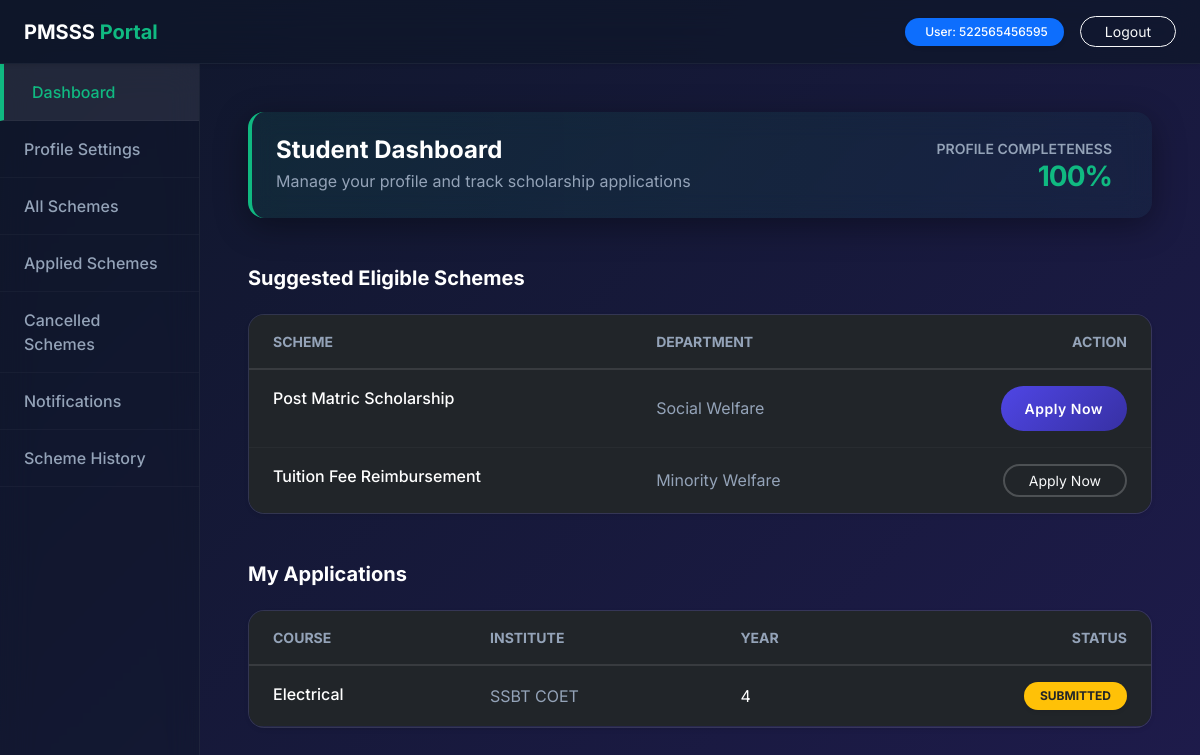
/student/home/ (signed in), run on an earlier commit of the app's database.
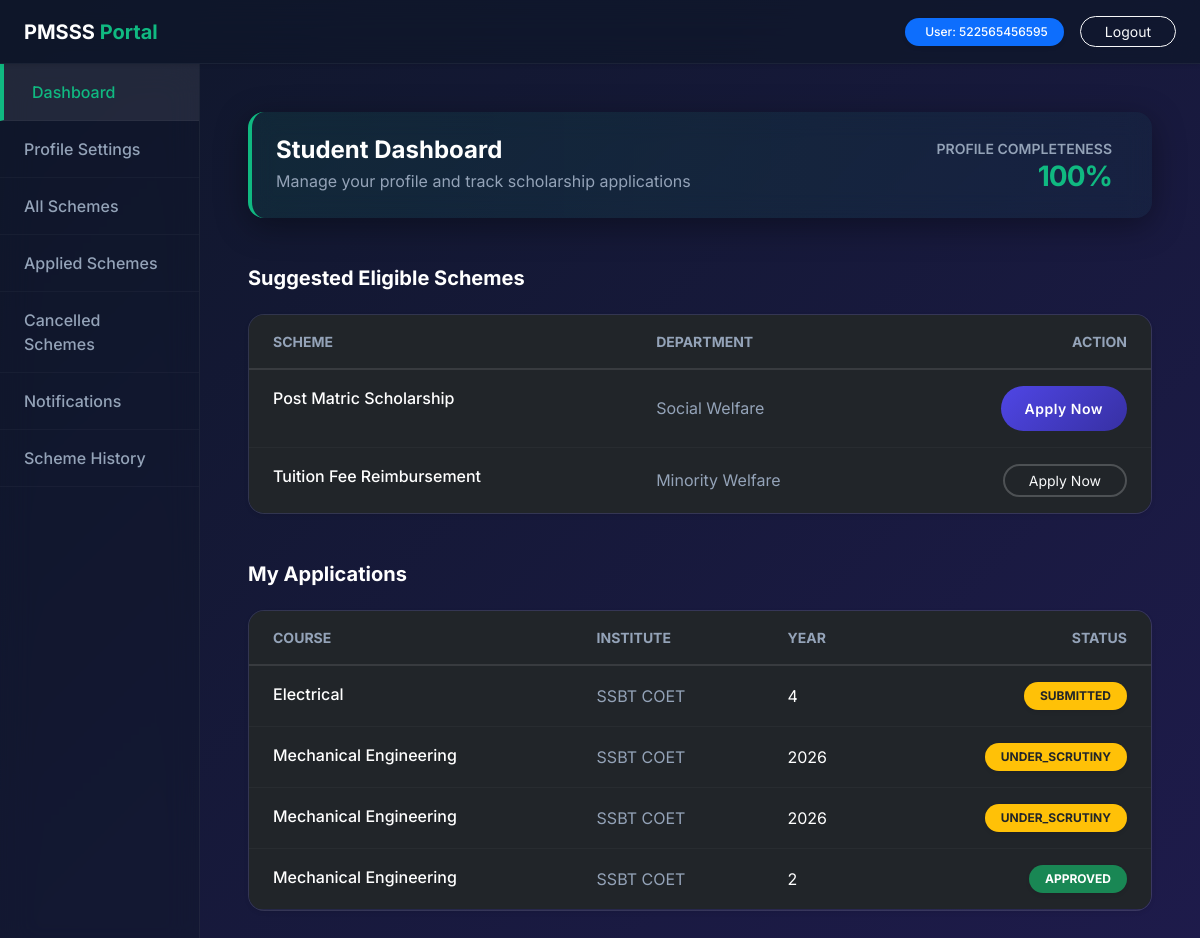
And on a later commit of the database.
### applications/models.py (models this page shows)
class ScholarshipApplication(models.Model):
    STATUS_CHOICES = (
        ("DRAFT", "Draft"),
        ("SUBMITTED", "Submitted"),
        ("UNDER_SCRUTINY", "Under Scrutiny"),
        ("APPROVED", "Approved"),
        ("REJECTED", "Rejected"),
        ("CANCELLED", "Cancelled"),
        ("GIVEUP", "Give Up"),
    )
    id = models.UUIDField(primary_key=True, default=uuid.uuid4, editable=False)
    student = models.ForeignKey(User, on_delete=models.CASCADE)
    course = models.CharField(max_length=100)
    institute_name = models.CharField(max_length=200)
    year = models.IntegerField()
    status = models.CharField(max_length=30, choices=STATUS_CHOICES, default="DRAFT")
    created_at = models.DateTimeField(auto_now_add=True)

### accounts/views.py (the view)
# urls.py: path("student/home/", views.student_home, name="student_home"),
@login_required
def student_home(request):
    return render(request, "student_home.html")

### templates/student_home.html (shortened to what the changed rows need)
{% extends "layout/base.html" %}
{% block content %}
<div class="row mb-5">
    <div class="col-12">
        <div class="glass-card p-0 overflow-hidden shadow-sm">
            <div class="table-responsive">
                <table class="table table-dark table-borderless table-hover mb-0" style="background: transparent;">
                    <thead style="background: rgba(255,255,255,0.03); border-bottom: 2px solid rgba(255,255,255,0.1);">
                        <tr><th class="py-3 px-4 text-uppercase small text-muted-modern fw-bold tracking-wide">Scheme</th><th class="py-3 px-4 text-uppercase small text-muted-modern fw-bold tracking-wide">Department</th><th class="py-3 px-4 text-end text-uppercase small text-muted-modern fw-bold tracking-wide">Action</th></tr>
                    </thead>
                </table>
            </div>
        </div>
    </div>
</div>
<div class="row">
    <div class="col-12">
        <div class="glass-card p-0 overflow-hidden shadow-sm">
            <div class="table-responsive">
                <table class="table table-dark table-borderless table-hover mb-0" style="background: transparent;">
                    <thead style="background: rgba(255,255,255,0.03); border-bottom: 2px solid rgba(255,255,255,0.1);">
                        <tr><th class="py-3 px-4 text-uppercase small text-muted-modern fw-bold">Course</th><th class="py-3 px-4 text-uppercase small text-muted-modern fw-bold">Institute</th><th class="py-3 px-4 text-uppercase small text-muted-modern fw-bold">Year</th><th class="py-3 px-4 text-end text-uppercase small text-muted-modern fw-bold">Status</th></tr>
                    </thead>
                    <tbody>
                        {% for a in request.user.scholarshipapplication_set.all %}
                        <tr style="border-bottom: 1px solid rgba(255,255,255,0.03);">
                            <td class="py-3 px-4 fw-medium text-white">{{a.course}}</td>
                            <td class="py-3 px-4 text-muted-modern align-middle">{{a.institute_name}}</td>
                            <td class="py-3 px-4 align-middle">{{a.year}}</td>
                            <td class="py-3 px-4 text-end align-middle">
                                <span class="badge {% if a.status == 'APPROVED' %}bg-success{% elif a.status == 'CANCELLED' %}bg-danger{% else %}bg-warning text-dark{% endif %} px-3 py-2 rounded-pill shadow-sm small fw-bold">{{a.status}}</span>
                            </td>
                        </tr>
                        {% empty %}
                        <tr>
                            <td colspan="4" class="text-center py-5 text-muted-modern">You have not submitted any applications yet.</td>
                        </tr>
                        {% endfor %}
                    </tbody>
                </table>
            </div>
        </div>
    </div>
</div>
{% endblock %}

What changed in the data, as far as the page shows it:
added ScholarshipApplication: course "Mechanical Engineering", institute_name "SSBT COET", year "2026", status "UNDER_SCRUTINY"
added ScholarshipApplication: course "Mechanical Engineering", institute_name "SSBT COET", year "2026", status "UNDER_SCRUTINY"
added ScholarshipApplication: course "Mechanical Engineering", institute_name "SSBT COET", year "2", status "APPROVED"
